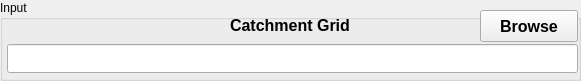
  <widget class="QGroupBox" name="groupBoxInput">
   <property name="geometry">
    <rect>
     <x>16</x>
     <y>17</y>
     <width>581</width>
     <height>81</height>
    </rect>
   </property>
   <property name="font">
    <font>
     <weight>50</weight>
     <bold>false</bold>
    </font>
   </property>
   <property name="title">
    <string>Input</string>
   </property>
   <widget class="QPushButton" name="pushButtonCatchmentGrids">
    <property name="geometry">
     <rect>
      <x>480</x>
      <y>10</y>
      <width>98</width>
      <height>32</height>
     </rect>
    </property>
    <property name="font">
     <font>
      <pointsize>12</pointsize>
      <weight>75</weight>
      <bold>true</bold>
     </font>
    </property>
    <property name="text">
     <string>Browse</string>
    </property>
    <property name="checkable">
     <bool>false</bool>
    </property>
    <property name="autoDefault">
     <bool>false</bool>
    </property>
    <property name="flat">
     <bool>false</bool>
    </property>
   </widget>
   <widget class="QLabel" name="textLabel1">
    <property name="geometry">
     <rect>
      <x>230</x>
      <y>10</y>
      <width>131</width>
      <height>31</height>
     </rect>
    </property>
    <property name="font">
     <font>
      <pointsize>12</pointsize>
      <weight>75</weight>
      <bold>true</bold>
     </font>
    </property>
    <property name="text">
     <string>Catchment Grid</string>
    </property>
   </widget>
   <widget class="QLineEdit" name="lineEditCatchmentGrids">
    <property name="geometry">
     <rect>
      <x>7</x>
      <y>44</y>
      <width>571</width>
      <height>29</height>
     </rect>
    </property>
    <property name="font">
     <font>
      <pointsize>11</pointsize>
      <weight>75</weight>
      <bold>true</bold>
     </font>
    </property>
   </widget>
  </widget>
